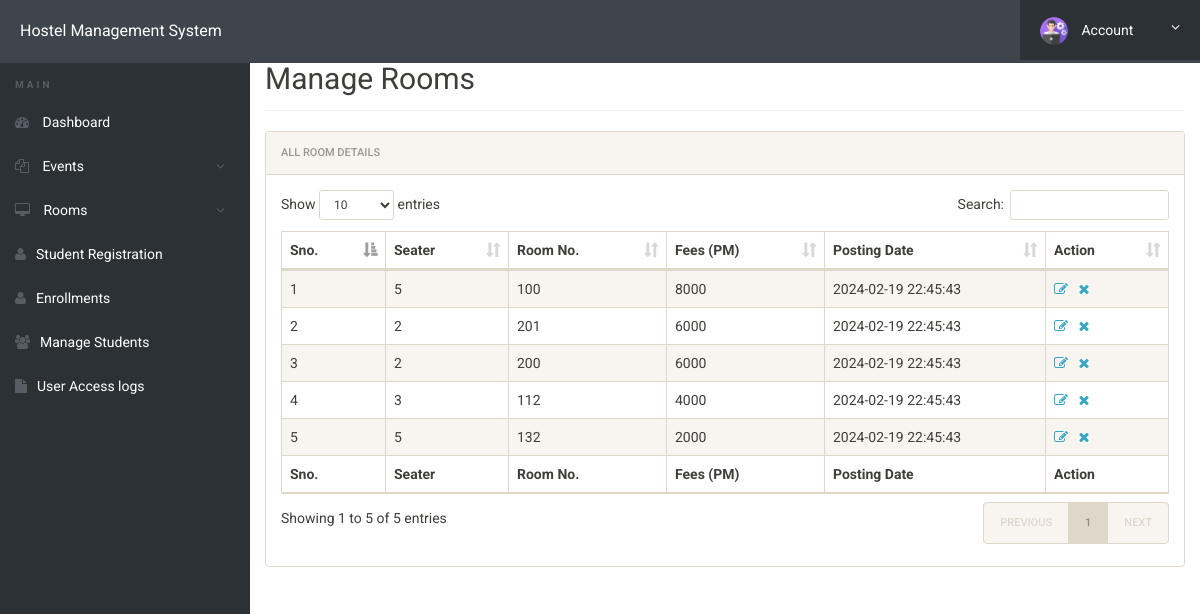
/hostel/admin/manage-rooms.php (signed in), run on the app's committed database.
### tables this page shows
CREATE TABLE `rooms` (
  `id` int(11) NOT NULL,
  `seater` int(11) DEFAULT NULL,
  `room_no` int(11) DEFAULT NULL,
  `fees` int(11) DEFAULT NULL,
  `posting_date` timestamp NULL DEFAULT current_timestamp()
);

### hostel/admin/manage-rooms.php (the view, shortened to what this page needs)
<?php
include('includes/config.php');
?>
<!doctype html>
<html lang="en" class="no-js">
<head>
	<link rel="stylesheet" href="css/font-awesome.min.css">
	<link rel="stylesheet" href="css/bootstrap.min.css">
	<link rel="stylesheet" href="css/dataTables.bootstrap.min.css">
	<link rel="stylesheet" href="css/bootstrap-social.css">
	<link rel="stylesheet" href="css/bootstrap-select.css">
	<link rel="stylesheet" href="css/fileinput.min.css">
	<link rel="stylesheet" href="css/awesome-bootstrap-checkbox.css">
	<link rel="stylesheet" href="css/style.css">
</head>
<body>
	<?php include('includes/header.php');?>
	<div class="ts-main-content">
			<?php include('includes/sidebar.php');?>
		<div class="content-wrapper">
			<div class="container-fluid">
				<div class="row">
					<div class="col-md-12">
						<h2 class="page-title" style="margin-top: 4%">Manage Rooms</h2>
						<div class="panel panel-default">
							<div class="panel-heading">All Room Details</div>
							<div class="panel-body">
								<table id="zctb" class="display table table-striped table-bordered table-hover" cellspacing="0" width="100%">
									<thead>
										<tr>
											<th>Sno.</th>
											<th>Seater</th>
											<th>Room No.</th>
											<th>Fees (PM) </th>
											<th>Posting Date  </th>
											<th>Action</th>
										</tr>
									</thead>
									<tfoot>
										<tr>
											<th>Sno.</th>
											<th>Seater</th>
											<th>Room No.</th>
											<th>Fees (PM) </th>
											<th>Posting Date  </th>
											<th>Action</th>
										</tr>
									</tfoot>
									<tbody>
<?php
$ret="select * from rooms";
$stmt= $mysqli->prepare($ret) ;
$stmt->execute() ;
$res=$stmt->get_result();
$cnt=1;
while($row=$res->fetch_object())
	  {
	  	?>
<tr><td><?php echo $cnt;;?></td>
<td><?php echo $row->seater;?></td>
<td><?php echo $row->room_no;?></td>
<td><?php echo $row->fees;?></td>
<td><?php echo $row->posting_date;?></td>
<td><a href="edit-room.php?id=<?php echo $row->id;?>"><i class="fa fa-edit"></i></a>&nbsp;&nbsp;
<a href="manage-rooms.php?del=<?php echo $row->id;?>" onclick="return confirm("Do you want to delete");"><i class="fa fa-close"></i></a></td>
										</tr>
									<?php
$cnt=$cnt+1;
									 } ?>
									</tbody>
								</table>
							</div>
						</div>
					</div>
				</div>
			</div>
		</div>
	</div>
</body>
</html>

### hostel/admin/css/style.css (style rules this page uses)
html { font-size: 14px; }
@media only screen and (min-width: 480px) { html { font-size: 17px; } }
@media only screen and (min-width: 768px) { html { font-size: 14px; } }
body { font-size: 1em; }
a { color: #37a6c4; }
.panel { overflow: hidden; }
.page-title { padding-bottom: 15px; margin-bottom: 20px; border-bottom: 1px solid #f0f0f0; }
.ts-main-content .content-wrapper { padding-top: 15px; margin-top: 10px; }
@media only screen and (min-width: 992px) { .ts-main-content .content-wrapper { margin-left: 250px; } }

### data on the page
rooms: seater "5", room_no "100", fees "8000", posting_date "2024-02-19 22:45:43"
rooms: seater "2", room_no "201", fees "6000", posting_date "2024-02-19 22:45:43"
rooms: seater "2", room_no "200", fees "6000", posting_date "2024-02-19 22:45:43"
rooms: seater "3", room_no "112", fees "4000", posting_date "2024-02-19 22:45:43"
rooms: seater "5", room_no "132", fees "2000", posting_date "2024-02-19 22:45:43"
